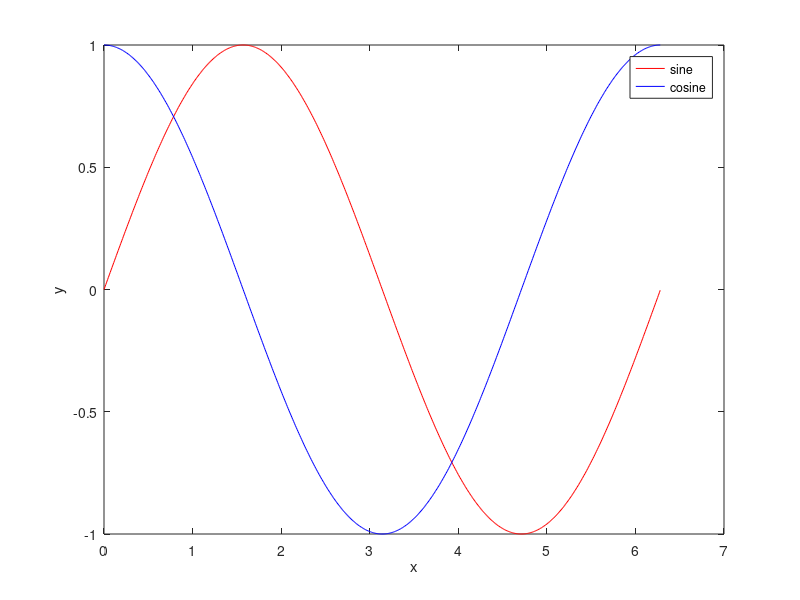

This chart was generated by the following MATLAB code:
function plotSame()
  x = 0:0.01:2 * pi;
  figure;
  plot(x, sin(x), 'r-');
  hold on;
  plot(x, cos(x), 'b-');
  xlabel('x');
  ylabel('y');
  legend('sine', 'cosine');
end